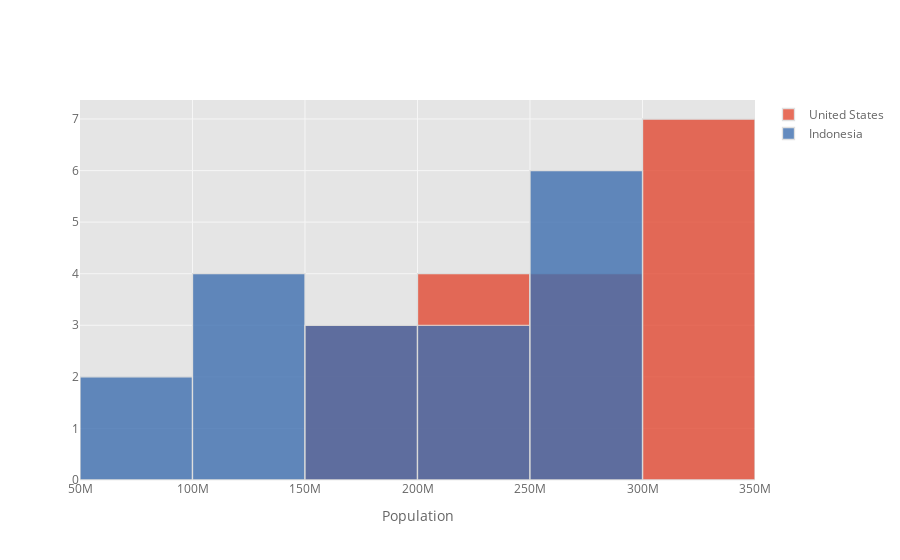

The notebook cell saved with this chart:
### Code cell
df_population[['United States', 'Indonesia']].iplot(kind='hist',
                                                xTitle='Population')

### Figure 1 — Plotly figure (JSON) as saved in the notebook; plotly's stock layout.template omitted (floating-point values rounded to 4 significant figures)
{"data": [{"histfunc": "count", "histnorm": "", "marker": {"color": "rgba(226, 74, 51, 1.0)", "line": {"color": "#D9D9D9", "width": 1.3}}, "name": "United States", "opacity": 0.8, "orientation": "v", "type": "histogram", "x": [171685336, 186720571, 199733676, 209513341, 219081251, 229476354, 240499825, 252120309, 265163745, 281710909, 294993511, 309011475, 320878310, 323015995, 325084756, 327096265, 329064917, 331002651]}, {"histfunc": "count", "histnorm": "", "marker": {"color": "rgba(62, 111, 176, 1.0)", "line": {"color": "#D9D9D9", "width": 1.3}}, "name": "Indonesia", "opacity": 0.8, "orientation": "v", "type": "histogram", "x": [77273425, 87751068, 100267062, 114793178, 130680727, 147447836, 164982451, 181413402, 196934260, 211513823, 226289470, 241834215, 258383256, 261556381, 264650963, 267670543, 270625568, 273523615]}], "layout": {"barmode": "overlay", "legend": {"bgcolor": "#FFFFFF", "font": {"color": "#666666"}}, "paper_bgcolor": "#FFFFFF", "plot_bgcolor": "#E5E5E5", "title": {"font": {"color": "#151516"}}, "xaxis": {"gridcolor": "#F6F6F6", "showgrid": true, "tickfont": {"color": "#666666"}, "title": {"font": {"color": "#666666"}, "text": "Population"}, "zerolinecolor": "#F6F6F6"}, "yaxis": {"gridcolor": "#F6F6F6", "showgrid": true, "tickfont": {"color": "#666666"}, "title": {"font": {"color": "#666666"}, "text": ""}, "zerolinecolor": "#F6F6F6"}}}
